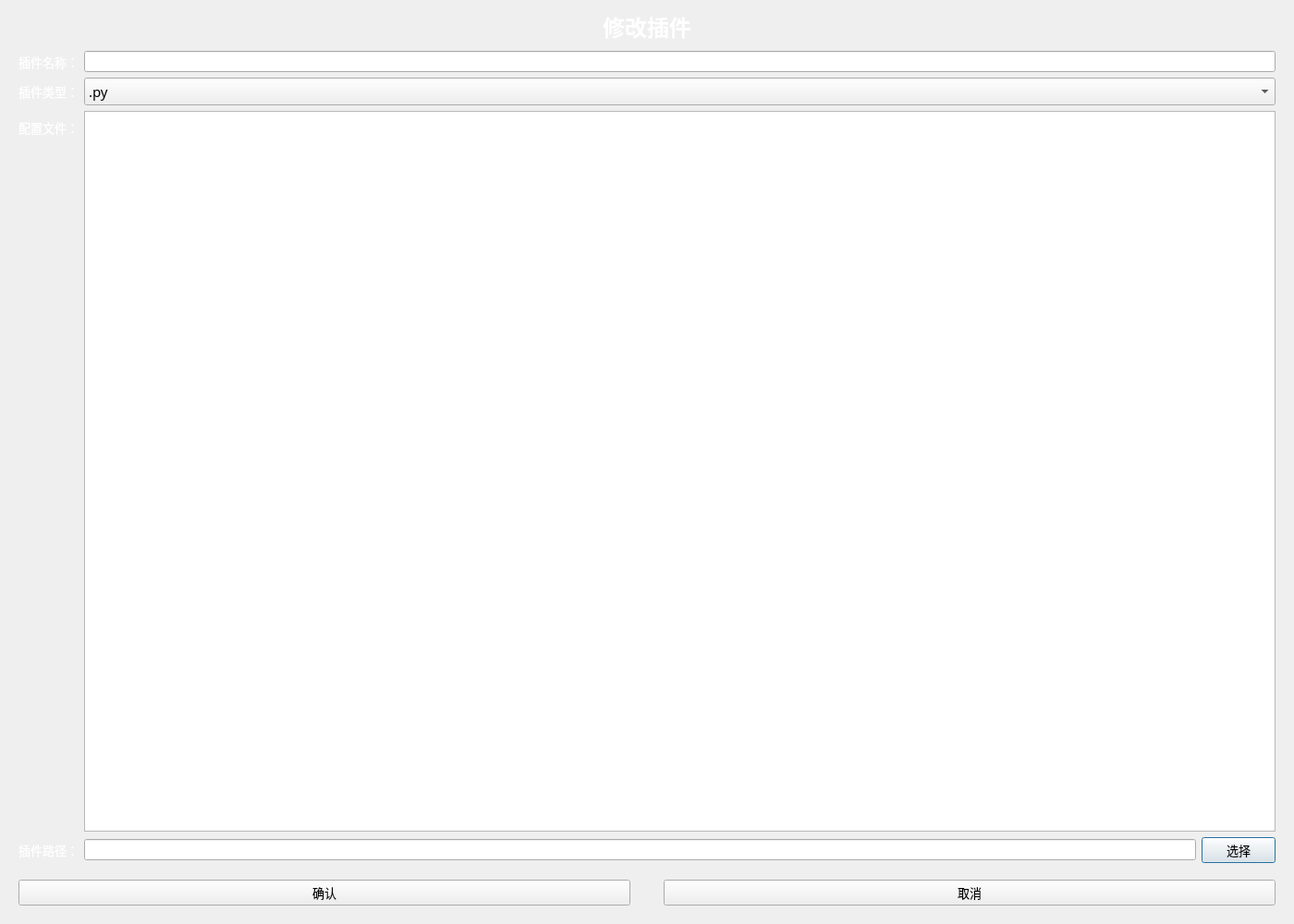
<?xml version="1.0" encoding="UTF-8"?>
<ui version="4.0">
 <class>editfileform</class>
 <widget class="QDialog" name="editfileform">
  <property name="geometry">
   <rect>
    <x>0</x>
    <y>0</y>
    <width>1400</width>
    <height>1000</height>
   </rect>
  </property>
  <property name="font">
   <font>
    <pointsize>10</pointsize>
   </font>
  </property>
  <property name="windowTitle">
   <string>Dialog</string>
  </property>
  <property name="styleSheet">
   <string notr="true">border-image: url(:/Image/bj_4.png);
color: rgb(255, 255, 255);</string>
  </property>
  <layout class="QVBoxLayout" name="verticalLayout">
   <property name="spacing">
    <number>0</number>
   </property>
   <item>
    <widget class="QLabel" name="label">
     <property name="font">
      <font>
       <pointsize>18</pointsize>
       <weight>75</weight>
       <bold>true</bold>
      </font>
     </property>
     <property name="styleSheet">
      <string notr="true">color: rgb(255, 255, 255);</string>
     </property>
     <property name="text">
      <string>修改插件</string>
     </property>
     <property name="alignment">
      <set>Qt::AlignCenter</set>
     </property>
    </widget>
   </item>
   <item>
    <widget class="QWidget" name="widget_2" native="true">
     <property name="styleSheet">
      <string notr="true">border-image: url(:/Image/bj_3.png);</string>
     </property>
     <layout class="QFormLayout" name="formLayout">
      <item row="0" column="0">
       <widget class="QLabel" name="label_2">
        <property name="styleSheet">
         <string notr="true">color: rgb(255, 255, 255);</string>
        </property>
        <property name="text">
         <string>插件名称：</string>
        </property>
       </widget>
      </item>
      <item row="0" column="1">
       <widget class="QLineEdit" name="le_name">
        <property name="styleSheet">
         <string notr="true">border-image: url(:/Image/02.png);
color: rgb(0, 0, 0);</string>
        </property>
       </widget>
      </item>
      <item row="1" column="0">
       <widget class="QLabel" name="label_3">
        <property name="styleSheet">
         <string notr="true">color: rgb(255, 255, 255);</string>
        </property>
        <property name="text">
         <string>插件类型：</string>
        </property>
       </widget>
      </item>
      <item row="1" column="1">
       <widget class="QComboBox" name="cb_type">
        <property name="font">
         <font>
          <family>SimSun-ExtB</family>
          <pointsize>11</pointsize>
         </font>
        </property>
        <property name="styleSheet">
         <string notr="true">border-image: url(:/Image/02.png);
color: rgb(0, 0, 0);</string>
        </property>
        <item>
         <property name="text">
          <string>.py</string>
         </property>
        </item>
        <item>
         <property name="text">
          <string>.exe</string>
         </property>
        </item>
        <item>
         <property name="text">
          <string>.m</string>
         </property>
        </item>
        <item>
         <property name="text">
          <string>其他类型</string>
         </property>
        </item>
       </widget>
      </item>
      <item row="2" column="0">
       <widget class="QLabel" name="label_4">
        <property name="styleSheet">
         <string notr="true">color: rgb(255, 255, 255);</string>
        </property>
        <property name="text">
         <string>配置文件：</string>
        </property>
       </widget>
      </item>
      <item row="3" column="0">
       <widget class="QLabel" name="label_5">
        <property name="styleSheet">
         <string notr="true">color: rgb(255, 255, 255);</string>
        </property>
        <property name="text">
         <string>插件路径：</string>
        </property>
       </widget>
      </item>
      <item row="3" column="1">
       <widget class="QWidget" name="widget" native="true">
        <property name="styleSheet">
         <string notr="true">border-image: url(:/Image/bj_4.png);</string>
        </property>
        <layout class="QHBoxLayout" name="horizontalLayout">
         <property name="leftMargin">
          <number>0</number>
         </property>
         <property name="topMargin">
          <number>0</number>
         </property>
         <property name="rightMargin">
          <number>0</number>
         </property>
         <property name="bottomMargin">
          <number>0</number>
         </property>
         <item>
          <widget class="QLineEdit" name="le_address">
           <property name="styleSheet">
            <string notr="true">border-image: url(:/Image/02.png);
color: rgb(0, 0, 0);</string>
           </property>
          </widget>
         </item>
         <item>
          <widget class="QPushButton" name="pb_choosepro">
           <property name="styleSheet">
            <string notr="true">border-image: url(:/Image/02.png);
color: rgb(0, 0, 0);</string>
           </property>
           <property name="text">
            <string>选择</string>
           </property>
          </widget>
         </item>
        </layout>
       </widget>
      </item>
      <item row="2" column="1">
       <widget class="QTextEdit" name="textEdit">
        <property name="styleSheet">
         <string notr="true">border-image: url(:/Image/02.png);
color: rgb(0, 0, 0);</string>
        </property>
       </widget>
      </item>
     </layout>
    </widget>
   </item>
   <item>
    <widget class="QWidget" name="widget_3" native="true">
     <property name="styleSheet">
      <string notr="true">border-image: url(:/Image/bj_4.png);</string>
     </property>
     <layout class="QHBoxLayout" name="horizontalLayout_2">
      <item>
       <widget class="QPushButton" name="pb_confirm">
        <property name="styleSheet">
         <string notr="true">border-image: url(:/Image/02.png);
color: rgb(0, 0, 0);</string>
        </property>
        <property name="text">
         <string>确认</string>
        </property>
       </widget>
      </item>
      <item>
       <spacer name="horizontalSpacer">
        <property name="orientation">
         <enum>Qt::Horizontal</enum>
        </property>
        <property name="sizeType">
         <enum>QSizePolicy::Preferred</enum>
        </property>
        <property name="sizeHint" stdset="0">
         <size>
          <width>30</width>
          <height>20</height>
         </size>
        </property>
       </spacer>
      </item>
      <item>
       <widget class="QPushButton" name="pb_close">
        <property name="styleSheet">
         <string notr="true">border-image: url(:/Image/02.png);
color: rgb(0, 0, 0);</string>
        </property>
        <property name="text">
         <string>取消</string>
        </property>
       </widget>
      </item>
     </layout>
    </widget>
   </item>
  </layout>
 </widget>
 <resources/>
 <connections/>
</ui>
